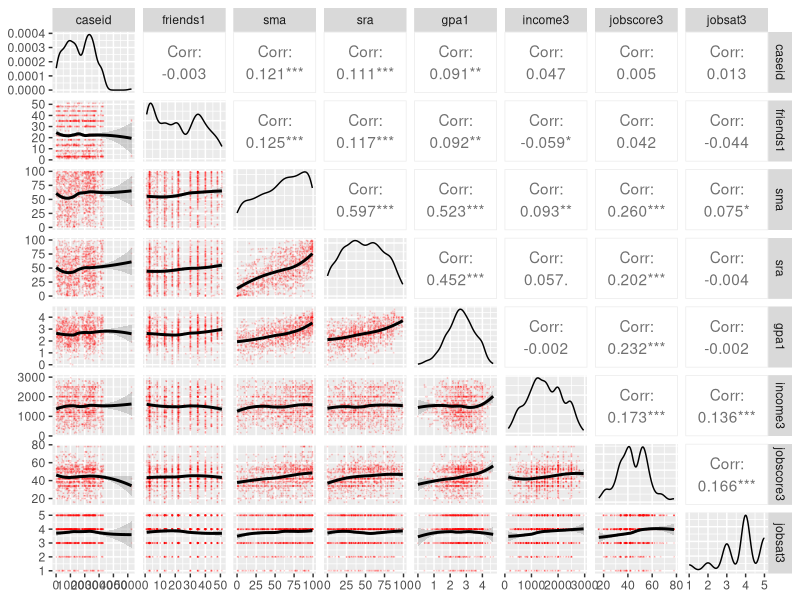
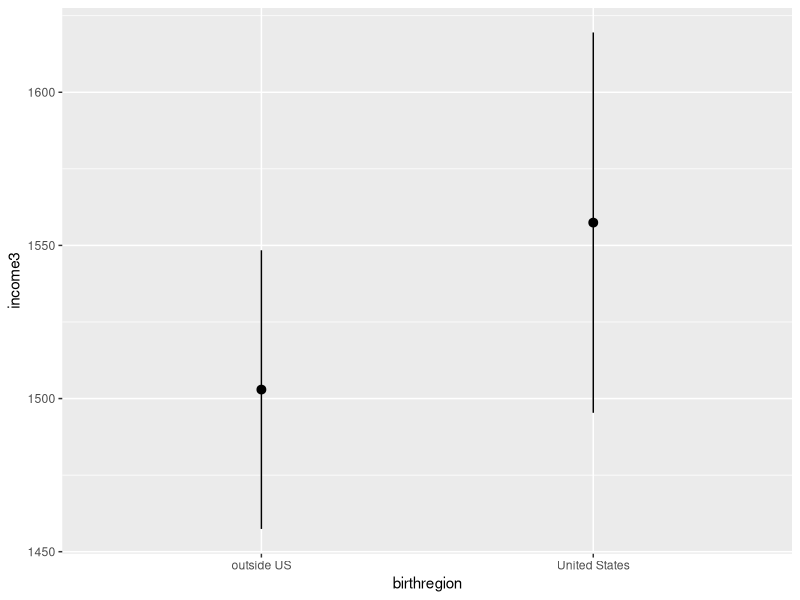
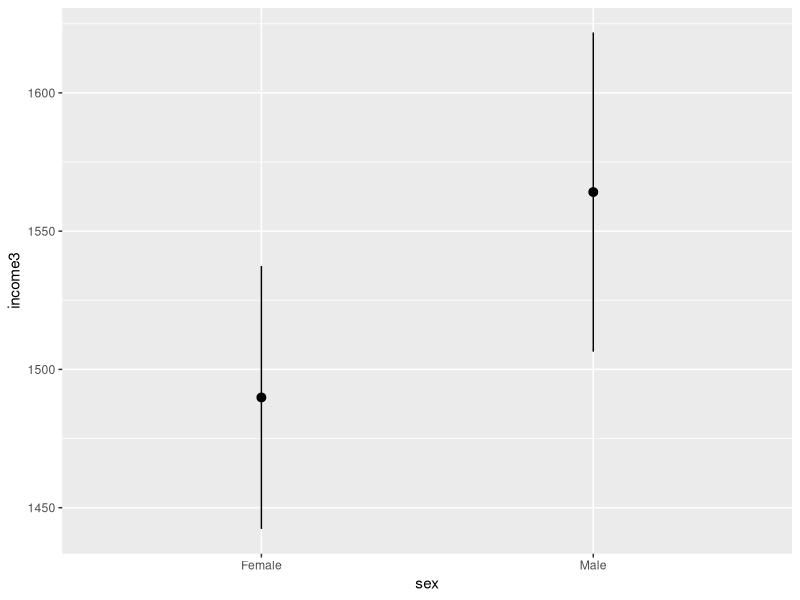

These figures' R source, in order: (Note: this script raises an error after producing the figures.)
###############################
# PSYC 5173 - SEM - Spring 22
# Lab 2 - General things
# Authored by: Austin Eubanks 
# adeubank@uark.edu
##############################.


# Notes -------------------------------------------------------------------
options(scipen = 20)

# projects
# git

# Libraries ---------------------------------------------------------------
library(tidyverse)
library(lavaan)


# Data,  structure,  descriptives -----------------------------------------

df <- read_csv("lab_2_video.csv")

df %>% glimpse

df %>% 
  select(where(is.character)) %>% 
  map(table)

df %>% 
  select(where(is.numeric)) %>% 
  GGally::ggpairs(lower = list(continuous = GGally::wrap("smooth_loess", 
                                                         alpha = 0.1, 
                                                         size=0.1,
                                                         color = "red")))


# dummy coding ------------------------------------------------------------

df <- df %>% 
  mutate(across(where(is.character), ~ as.factor(.x))) 

summary(lm(income3 ~ birthregion, data = df))
contrasts(df$birthregion)
df %>% group_by(birthregion) %>% summarise(M = mean(income3))

df %>% 
  ggplot(aes(x = birthregion, y = income3)) + 
  stat_summary(fun.data = mean_cl_normal, 
               geom = "pointrange")

# How to change dummy codes: Option 1 - create numeric vars
df <- df %>% 
  mutate(birthregion_us_0 = ifelse(birthregion == "United States", 0, 1))

summary(lm(income3 ~ birthregion_us_0, data = df))

# Option 2: change the contrasts of a factor
contrasts(df$birthregion)
contrasts(df$birthregion) <- c(1, 0)

summary(lm(income3 ~ birthregion, data = df))



# p isn't everything with a big n's
summary(lm(income3 ~ sex, data = df))
df %>% group_by(sex) %>% summarise(M = mean(income3))

df %>% 
  ggplot(aes(x = sex, y = income3)) + 
  stat_summary(fun.data = mean_cl_normal, 
               geom = "pointrange")


# dummy codes for > 2 groups
summary(lm(income3 ~ mom_ed, data = df))
contrasts(df$mom_ed)
df %>% group_by(mom_ed) %>% summarise(M = mean(income3))

df <- df %>% 
  mutate(mom_ed = fct_relevel(mom_ed, "High school graduate"))

contrasts(df$mom_ed)
summary(lm(income3 ~ mom_ed, data = df))


# Other option, manually make coded variables:

df <- df %>% 
  mutate(mom_ed_d1 = ifelse(mom_ed == "less.than.hs", 1, 0),
         mom_ed_d2 = ifelse(mom_ed == "Some college/university", 1, 0),
         mom_ed_d3 = ifelse(mom_ed == "College graduate or more", 1, 0))


# HS grad as ref
contrasts(df$mom_ed) <- matrix(c(1, 0, 0, 0, 0, 0, 0, 1, 0, 1, 0, 0), ncol = 3)



#

# Data,  structure,  descriptives -----------------------------------------
?carData::Prestige

df  <- carData::Prestige %>%
  mutate(education_c = education - mean(education), 
         prestige_c = prestige - mean(prestige),
         education_std = education, 
         income_std = income, 
         prestige_std = prestige,
         across(education_std:prestige_std, ~ scale(.x) %>% as.vector))

df %>% glimpse

df %>% psych::describe()


# Assumptions -------------------------------------------------------------

df %>% 
  select(education, income, prestige) %>% 
  map_dfc(is.na) %>% 
  colMeans() # no missing

df %>% 
  select(education, income, prestige, X, Y, M) %>% 
  pivot_longer(cols = everything()) %>% 
  ggplot(aes(x = value))+ theme_classic()+
  geom_density()+
  facet_wrap(~name, scales = "free")

df %>% 
  select(education, income, prestige) %>% 
  pairs(panel = panel.smooth)

df %>% 
  select(X, Y, M) %>% 
  pairs(panel = panel.smooth)


df %>% 
  select(education, income, prestige) %>% 
  cor()

df %>% 
  select(X, Y, M) %>% 
  cor()


df %>% 
  select(education, income, prestige) %>% 
  var()

df %>% 
  select(education, income, prestige) %>% 
  var() %>% det()

df %>% 
  select(Y, X, M) %>% 
  var()

df %>% 
  select(Y, X, M) %>% 
  var() %>% det()

# Regular ol' regressions vs. lavaan --------------------------------------


edu_only <- 'income ~ 1 + education' # Reminder: the 1 just puts the intercept in the output
pre_only <- 'income ~ 1 + prestige' # but it's just like "getting the receipt;" it doesn't
eduand_pre <- 'income ~ 1 + education + prestige' # change anything computationally.

edu_mod <- df %>% 
  sem(edu_only, data = .) # A note on the warning message in a moment**

edu_lm <- lm(income ~ education, data = df)

summary(edu_mod)
summary(edu_lm)

# Warning message: this is 

pre_mod <- df %>% 
  sem(pre_only, data = .)

both_mod <- df %>% 
  sem(education_and_pre, data = .)



med_plot(pre_mod)
summary(pre_mod)
summary(lm(income ~ prestige, data = df))

summary(both_mod)
summary(lm(income ~ education + prestige, data = df))


# Mediation ---------------------------------------------------------------

# Suppose we had reason to believe that more years of education lead to larger
# incomes because of the prestige associated with a career (i.e. the relationship
# between more education and larger income is mediated by prestige of the career).

# Just a generic template of the standard mediation model
mediation_model <- 
  ' 
# direct effect
Y ~ c*X

# mediator
M ~ a*X
Y ~ b*M

# indirect effect (a*b)
ab := a*b

# total effect
total := c + (a*b)
'

df %>% 
  med_plot(mediation_model) # This function doesn't exist for you. 


prestige_mediation <- 
  ' 
# direct effect
income ~ c*education

# mediator
prestige ~ a*education
income ~ b*prestige

# indirect effect (a*b)
ab := a*b

# total effect
total := c + (a*b)
'

df %>% 
  med_plot(prestige_mediation) 
# Again, this function doesn't exist for you; it's for educational purposes. 

df %>% 
  sem(prestige_mediation, data = .) %>% 
  summary()


med_plot_info(df, prestige_mediation)
